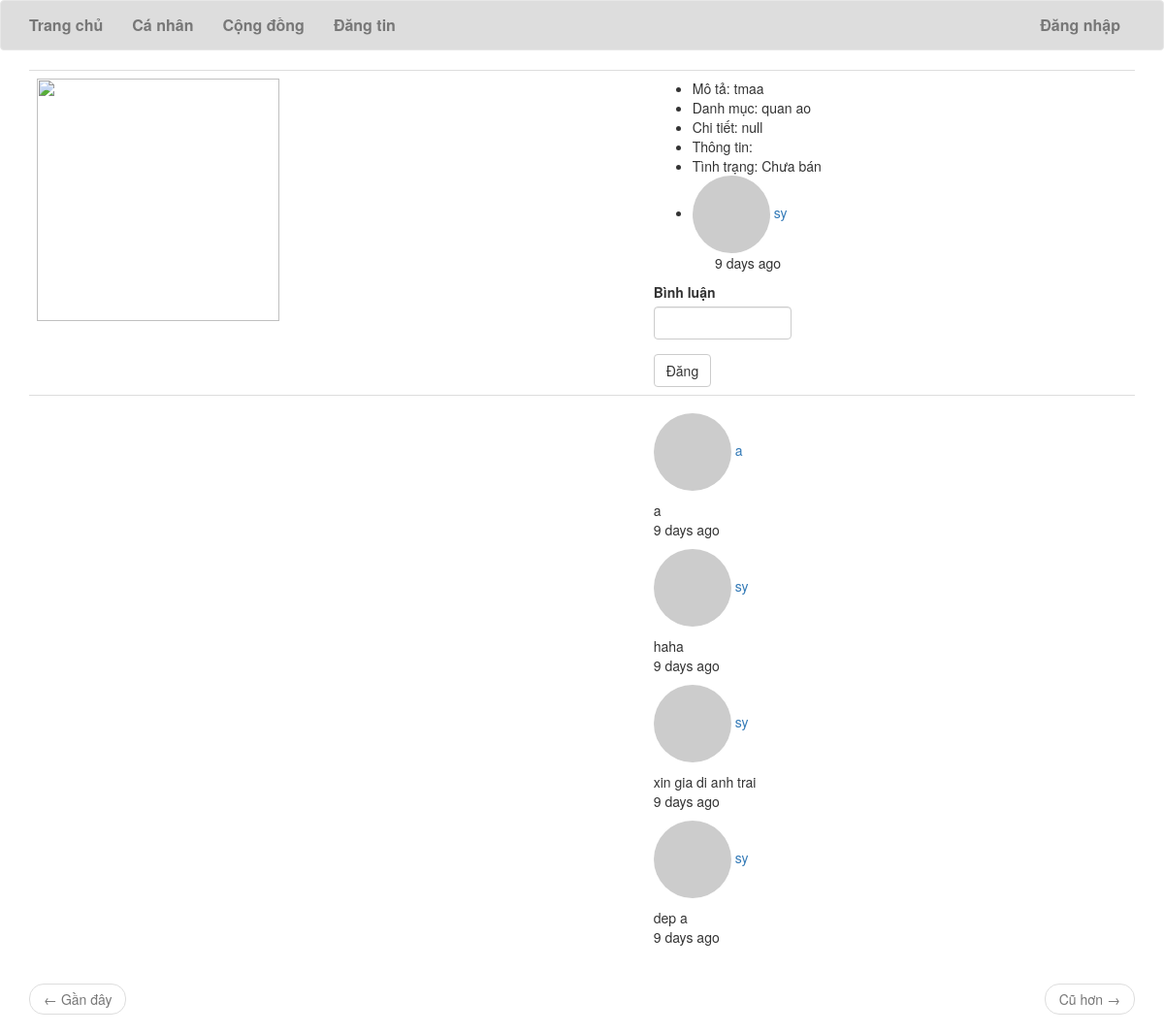
Screenshot of /post_detail/5 with the database file from the repository.
### website/models.py (models this page shows, shortened)
class Post(db.Model):
    id = db.Column(db.Integer, primary_key=True)
    title = db.Column(db.String(140))
    image_url = db.Column(db.String(140))
    category = db.Column(db.String(50))
    infor = db.Column(db.String(500))
    detail = db.Column(db.String(500))
    status = db.Column(db.Integer, default=0)
    timestamp = db.Column(db.DateTime, index=True, default=datetime.utcnow())
    user_id = db.Column(db.Integer, db.ForeignKey('user.id'))
    comments = db.relationship('Comment', backref='post', lazy="dynamic")

class User(UserMixin, db.Model):
    id = db.Column(db.Integer, primary_key=True)
    email = db.Column(db.String(32), index=True, unique=True)
    username = db.Column(db.String(32), index=True)
    password_hash = db.Column(db.String(128))
    about_me = db.Column(db.String(140))
    join_date = db.Column(db.DateTime, default=datetime.utcnow())
    last_seen = db.Column(db.DateTime, default=datetime.utcnow())
    posts = db.relationship('Post', backref="author", lazy="dynamic")
    followed = db.relationship(
        'User',
        secondary=followers,
        primaryjoin=(followers.c.follower_id == id),
        secondaryjoin=(followers.c.followed_id == id),
        backref=db.backref("followers", lazy="dynamic"),
        lazy="dynamic"
    )
    comments = db.relationship('Comment', backref='author', lazy="dynamic")
    def avatar(self, size):
        digest = md5(self.email.lower().encode('utf-8')).hexdigest()
        return 'https://www.gravatar.com/avatar/%s?d=identicon&s=%d'\
            % (digest, size)

class Comment(db.Model):
    id = db.Column(db.Integer, primary_key=True)
    comment = db.Column(db.String(140))
    timestamp = db.Column(db.DateTime, index=True, default=datetime.utcnow())
    post_id = db.Column(db.Integer, db.ForeignKey('post.id'))
    user_id = db.Column(db.Integer, db.ForeignKey('user.id'))

### website/main/routes.py (the view, shortened to what this page needs)
@bp.route('/post_detail/<post_id>', methods=["GET", "POST"])
def post_detail(post_id):
    form = CommentForm()
    post = Post.query.filter_by(id=post_id).first_or_404()
    page = request.args.get('page', 1, type=int)
    comments = post.comments.order_by(Comment.timestamp.desc()).paginate(
        page=page, per_page=current_app.config["POSTS_PER_PAGE"]
    )
    next_url = url_for('main.post_detail', post_id=post_id, page=comments.next_num) \
        if comments.has_next else None
    prev_url = url_for('main.post_detail', post_id=post_id, page=comments.prev_num) \
        if comments.has_prev else None
    return render_template('main/post_detail.html', title="Post detail", post=post, \
        form=form, comments = comments, next_url=next_url, prev_url=prev_url)

### website/main/form.py
class CommentForm(FlaskForm):
    comment = StringField(label="Bình luận", validators=[Length(min=1, max=140)])
    submit = SubmitField(label="Đăng")

### website/main/routes.py (called while the page is built)
@bp.before_request
def before_request():
    if current_user.is_authenticated:
        current_user.last_seen = datetime.utcnow()
        db.session.commit()

### website/templates/main/post_detail.html (shortened to what this page needs)
{% extends "base.html" %}
{% import 'bootstrap/wtf.html' as wtf %}
{% block web_content %}
<table class="table table-hover">
    <tr>
        <td>
            <img style="width: 250px; height: 250px" src="{{ post.image_url }}" onerror="this.src='https://csp-clients.s3.amazonaws.com/easttexasspa/wp-content/uploads/2021/06/no-image-icon-23485.png'">
        </td>
        <td>
            <ul>
                {% if post.title %}
                    <li>Mô tả: {{ post.title }}</li>
                {% endif %}
                {% if post.category %}
                    <li>Danh mục: {{ post.category }}</li>
                {% endif %}
                {% if post.detail %}
                    <li>Chi tiết: {{ post.detail }}</li>
                {% endif %}
                {% if post.infor %}
                    <li>Thông tin: {{ post.price }}</li>
                {% endif %}
                {% if post.status == 1 %}
                    <li>Tình trạng: Đã bán</li>
                {% else %}
                    <li>Tình trạng: Chưa bán</li>
                    {% endif %}
                <li>
                    <a href="{{ url_for('main.user', id=post.author.id) }}">
                        <img style="border-radius: 50%;" src="{{ post.author.avatar(20) }}" alt="Avatar" />
                    </a>
                    <a href="{{ url_for('main.user', id=post.author.id) }}">
                        {{ post.author.username }}
                    </a><br>&nbsp;&nbsp;&nbsp;&nbsp;&nbsp;
                    {{ moment(post.timestamp).fromNow() }}
                </li>
            </ul>
            <div class="row">
                <div class="col-md-4">
                    {{ wtf.quick_form(form) }}
                </div>
            </div>
        </td>
    </tr>
    <tr>
        <td></td>
        <td>
            {% for comment in comments %}
                <p>{% include "main/_comment.html" %}</p>
            {% endfor %}
        </td>
    </tr>
</table>
<nav aria-label="...">
    <ul class="pager">
        <li class="previous{% if not prev_url %} disabled{% endif %}">
            <a href="{{ prev_url or '#' }}">
                <span aria-hidden="true">←</span> Gần đây
            </a>
        </li>
        <li class="next{% if not next_url %} disabled{% endif %}">
            <a href="{{ next_url or '#' }}">
                Cũ hơn <span aria-hidden="true">→</span>
            </a>
        </li>
    </ul>
</nav>
{% endblock %}

### website/templates/base.html (shortened to what this page needs)
{% extends 'bootstrap/base.html' %}
{% block navbar %}
    <nav class="navbar navbar-default">
        <div class="container">
            <div class="navbar-header">
                <a class="navbar-brand navbar-list" href="{{ url_for('main.index') }}">Trang chủ</a>
            </div>
            <div class="collapse navbar-collapse" id="bs-example-navbar-collapse-1">
                <ul class="nav navbar-nav">
                    <li><a class="navbar-list" href="{{ url_for('main.index') }}">Cá nhân</a></li>
                    <li><a class="navbar-list" href="{{ url_for('main.explore') }}">Cộng đồng</a></li>
                    <li><a class="navbar-list" href="{{ url_for('main.upload_post') }}">Đăng tin</a></li>
                </ul>
                <ul class="nav navbar-nav navbar-right">
                    {% if current_user.is_anonymous %}
                    <li><a class="navbar-list" href="{{ url_for('auth.login') }}">Đăng nhập</a></li>
                    {% else %}
                    <li><a class="navbar-list" href="{{ url_for('main.user', id=current_user.id) }}">Thông tin cá nhân</a></li>
                    <li><a class="navbar-list" href="{{ url_for('auth.logout') }}">Đăng xuất</a></li>
                    {% endif %}
                </ul>
            </div>
        </div>
    </nav>
{% endblock %}
{% block content %}
    <div class="container">
        {% block web_content %}{% endblock %}
    </div>
{% endblock %}

### website/templates/main/_comment.html
<p><a href="{{ url_for('main.user', id=comment.author.id) }}"><img style="border-radius: 50%;" src="{{ post.author.avatar(20) }}" alt="Avatar" /> {{ comment.author.username }}</a></p>
<p>{{ comment.comment }}<br>{{ moment(comment.timestamp).fromNow() }}</p>

### website/templates/base.html (style rules this page uses)
.navbar-list { font-size: 16px; font-weight: bold; }
.navbar-default { background-color: #DDDDDD; }

### rows the page displays
Post: title "tmaa", category "quan ao", detail "null", timestamp "9 days ago"
User: author.username "sy"
Comment: author.username "a", comment "a", timestamp "9 days ago"
Comment: author.username "sy", comment "haha", timestamp "9 days ago"
Comment: author.username "sy", comment "xin gia di anh trai", timestamp "9 days ago"
Comment: author.username "sy", comment "dep a", timestamp "9 days ago"
